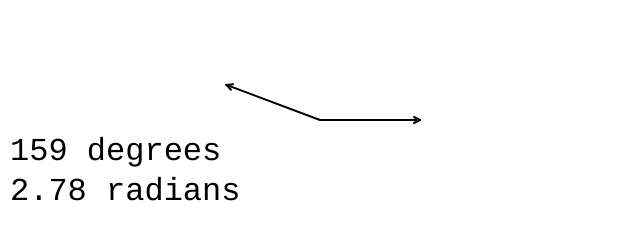
Frame 1 (no input)
Frame 60 (no input): identical to frame 1, image omitted
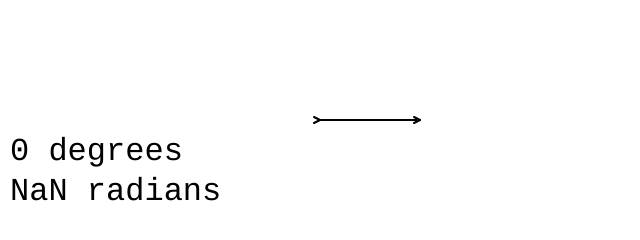
Frame 120 (the mouse pressed at the canvas centre since frame 60)

The p5.js sketch that drew these frames (run headless with seeded random() and noise() and a simulated clock; from frame 60 on, the mouse is pressed at the canvas centre):

// p5.js sketch
// ── sketch.js
// using the dot product to compute the angle between two vectors

function setup() {
  createCanvas(640, 240);
}

function draw() {
  background(255);

  let mousePos = createVector(mouseX, mouseY);
  let centerPos = createVector(width / 2, height / 2);

  let v = p5.Vector.sub(mousePos, centerPos);
  v.normalize();
  v.mult(100);

  let xaxis = new createVector(100, 0);

  /* 

  let d = a.dot(b);
  theta = acos(d/a.mag()*b.mag()) (angle)  

  -----------

  angleBetween(v) {
    let dot = this.dot(v);
    let angle = Math.acos(dot / (this.mag() * v.mag()));
    return angle;
  }

  */

  // draw the vectors
  drawVector(v, centerPos);
  drawVector(xaxis, centerPos);

  let theta = p5.Vector.angleBetween(v, xaxis);

  fill(0);
  textSize(32);
  textFont("courier");
  text(int(degrees(theta)) + " degrees\n" + nf(theta, 1, 2) + " radians", 10, 160);
}

// render vector
function drawVector(v, pos) {
  push();
  let arrowsize = 6;
  translate(pos.x, pos.y);
  stroke(0);
  strokeWeight(2);
  rotate(v.heading());
  let len = v.mag();
  // Draw three lines to make an arrow
  line(0, 0, len, 0);
  line(len, 0, len - arrowsize, +arrowsize / 2);
  line(len, 0, len - arrowsize, -arrowsize / 2);
  pop();
}
